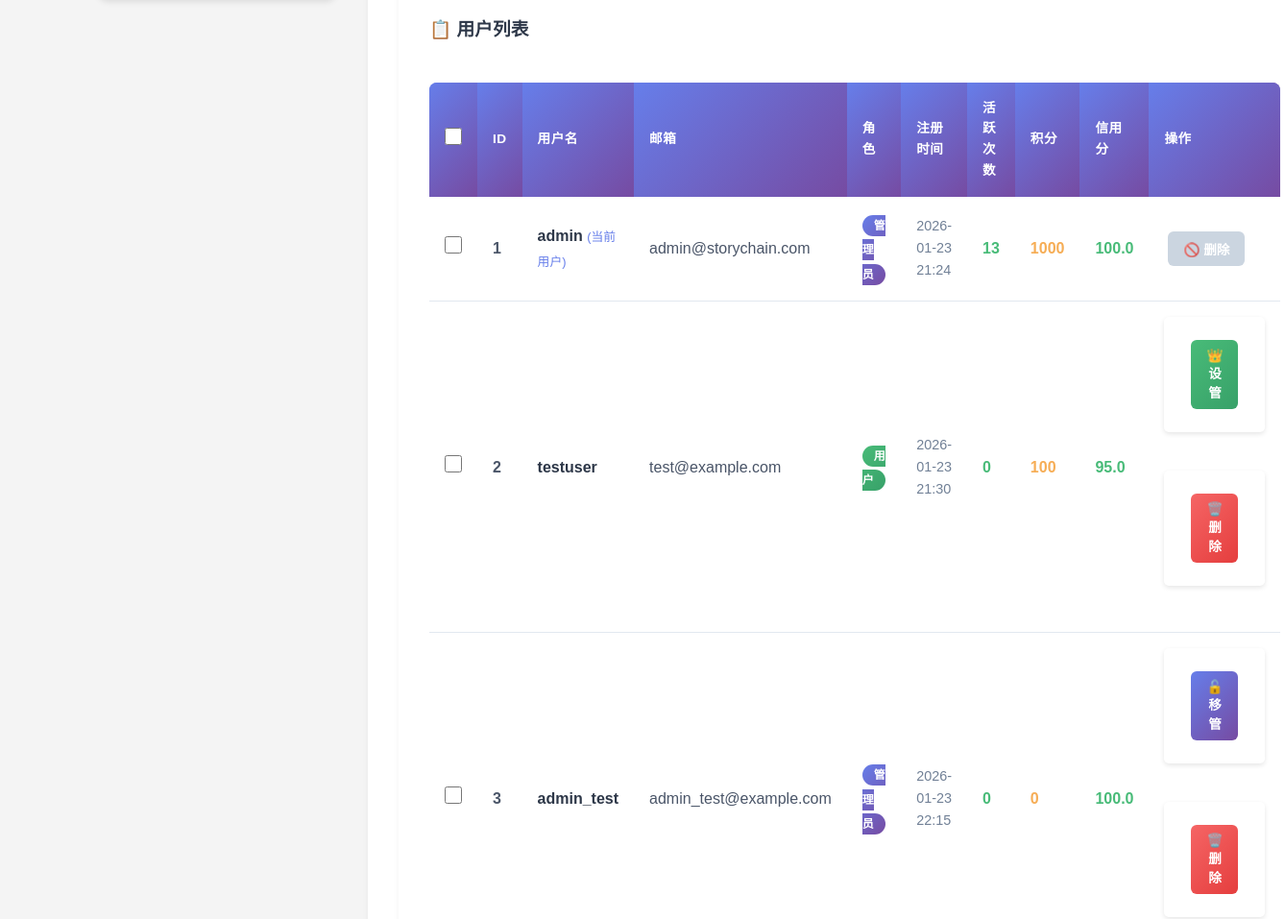
/admin/users (signed in, middle part), run on an earlier commit of the app's database.
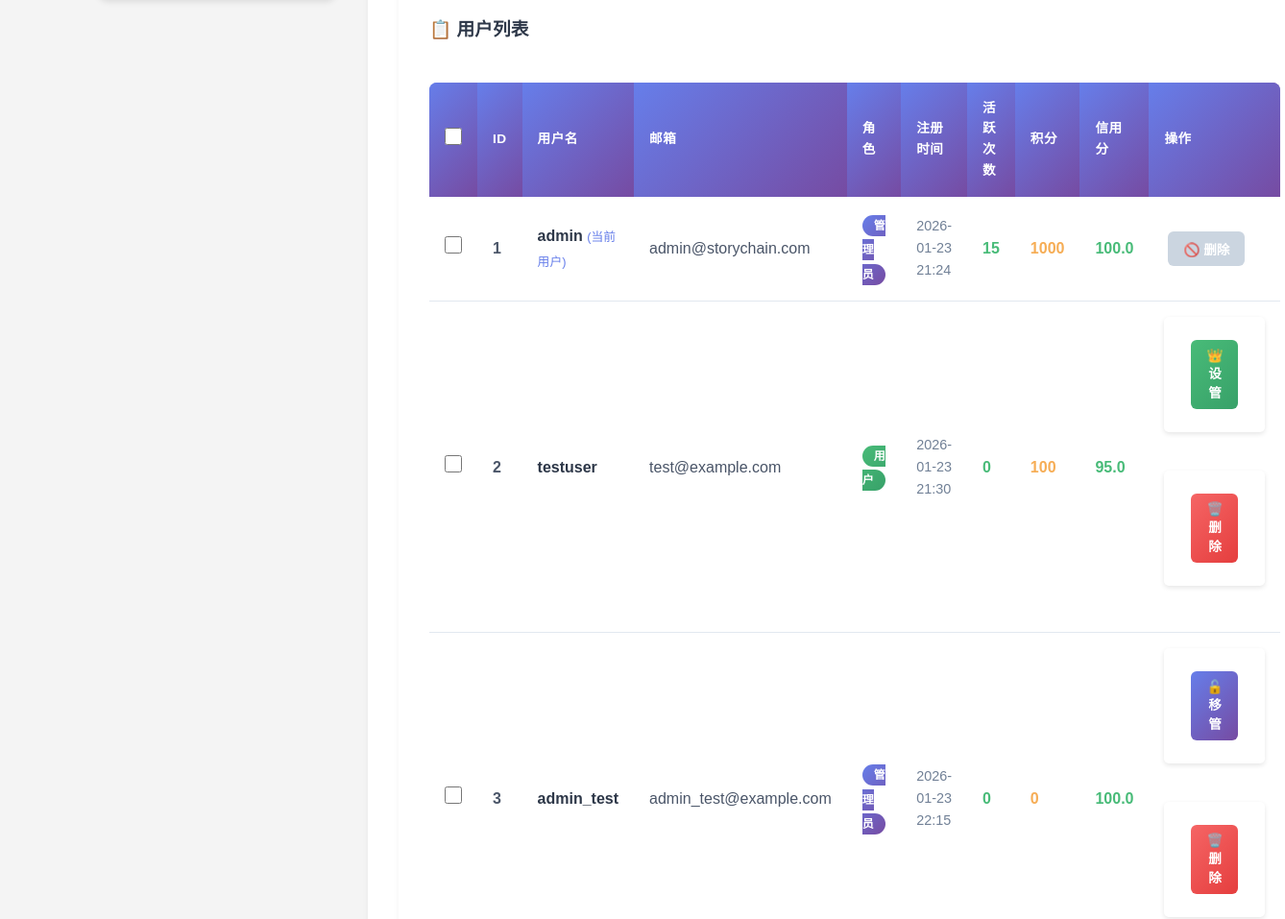
And on a later commit of the database.
### database.py (models this page shows)
class UserDB(Base):
    __tablename__ = "users"
    id = Column(Integer, primary_key=True, index=True)
    username = Column(String(50), unique=True, index=True, nullable=False)
    email = Column(String(100), unique=True, index=True, nullable=False)
    password_hash = Column(String(255), nullable=False)
    role = Column(String(20), default="user")
    registered_at = Column(DateTime, default=datetime.now)
    active_count = Column(Integer, default=0)
    points = Column(Integer, default=0)
    credit = Column(Float, default=100.0)
    stories = relationship("StoryDB", back_populates="author")
    chapters = relationship("StoryChapterDB", back_populates="author")
    chapter_comments = relationship("ChapterCommentDB", back_populates="author")
    discussions = relationship("DiscussionDB", back_populates="author")
    discussion_comments = relationship("DiscussionCommentDB", back_populates="author")

### routers/admin.py (the view)
@router.get("/admin/users", response_class=HTMLResponse)
async def admin_users(
    request: Request,
    db: Session = Depends(get_db),
    current_user: UserDB = Depends(require_admin)
):
    if not current_user:
        return RedirectResponse(url="/login", status_code=303)
    users = get_all_users(db)
    return templates.TemplateResponse(
        "admin_users.html",
        {
            "request": request,
            "current_user": current_user,
            "users": users
        }
    )

### templates/admin_users.html (shortened to what this page needs)
{% extends "admin_base.html" %}
{% block content %}
    {% if users %}
        <div style="background: white; padding: 2rem; border-radius: 12px; box-shadow: 0 4px 6px rgba(0, 0, 0, 0.05); margin-bottom: 2rem;">
            <h3 style="margin-bottom: 1.5rem; color: #2d3748;">📋 用户列表</h3>
            <div style="overflow-x: auto;">
                <table class="admin-table">
                    <thead>
                        <tr>
                            <th>ID</th>
                            <th>用户名</th>
                            <th>邮箱</th>
                            <th>角色</th>
                            <th>注册时间</th>
                            <th>活跃次数</th>
                            <th>积分</th>
                            <th>信用分</th>
                            <th>操作</th>
                        </tr>
                    </thead>
                    <tbody>
                        {% for user in users %}
                        <tr>
                            <td><strong>{{ user.id }}</strong></td>
                            <td>
                                <strong style="color: #2d3748;">{{ user.username }}</strong>
                                {% if user.username == current_user.username %}
                                    <span style="color: #667eea; font-size: 0.8rem;">(当前用户)</span>
                                {% endif %}
                            </td>
                            <td style="color: #4a5568;">{{ user.email }}</td>
                            <td>
                                <span class="role-badge role-{{ user.role }}">
                                    {{ "管理员" if user.role == "admin" else "用户" }}
                                </span>
                            </td>
                            <td style="color: #718096; font-size: 0.9rem;">
                                {{ user.registered_at.strftime('%Y-%m-%d %H:%M') }}
                            </td>
                            <td>
                                <span style="color: #48bb78; font-weight: 600;">{{ user.active_count }}</span>
                            </td>
                            <td>
                                <span style="color: #f6ad55; font-weight: 600;">{{ user.points }}</span>
                            </td>
                            <td>
                                <span style="color: {% if user.credit >= 80 %}#48bb78{% elif user.credit >= 60 %}#f6ad55{% else %}#f56565{% endif %}; font-weight: 600;">
                                    {{ "%.1f"|format(user.credit) }}
                                </span>
                            </td>
                            <td>
                                <div style="display: flex; gap: 0.5rem; flex-wrap: wrap;">
                                    {% if user.role == "user" %}
                                        <form action="/admin/make_admin/{{ user.id }}" method="post" style="display: inline;">
                                            <button type="submit" class="btn-admin btn-admin-success"
                                                    onclick="return confirm('确定要将 {{ user.username }} 设置为管理员吗？')"
                                                    title="设置为管理员">
                                                👑 设管
                                            </button>
                                        </form>
                                    {% else %}
                                        {% if user.username != current_user.username %}
                                            <form action="/admin/remove_admin/{{ user.id }}" method="post" style="display: inline;">
                                                <button type="submit" class="btn-admin btn-admin-primary"
                                                        onclick="return confirm('确定要移除 {{ user.username }} 的管理员权限吗？')"
                                                        title="移除管理员权限">
                                                    🔓 移管
                                                </button>
                                            </form>
                                        {% endif %}
                                    {% endif %}
                                    {% if user.username != current_user.username %}
                                        <form action="/admin/delete/user/{{ user.id }}" method="post" style="display: inline;">
                                            <button type="submit" class="btn-admin btn-admin-danger"
                                                    onclick="return confirm('确定要删除用户 {{ user.username }} 吗？此操作不可恢复！')"
                                                    title="删除用户">
                                                🗑️ 删除
                                            </button>
                                        </form>
                                    {% else %}
                                        <button class="btn-admin" disabled title="不能删除当前用户" style="background: #cbd5e0; color: white;">
                                            🚫 删除
                                        </button>
                                    {% endif %}
                                </div>
                            </td>
                        </tr>
                        {% endfor %}
                    </tbody>
                </table>
            </div>
        </div>
    {% else %}
        <div style="background: white; padding: 3rem; border-radius: 12px; box-shadow: 0 4px 6px rgba(0, 0, 0, 0.05); text-align: center;">
            <div style="font-size: 4rem; margin-bottom: 1rem;">👥</div>
            <h3 style="color: #4a5568; margin-bottom: 1rem;">暂无用户</h3>
            <p style="color: #718096;">系统中还没有任何用户注册。</p>
        </div>
    {% endif %}
{% endblock %}

### templates/admin_base.html (shortened to what this page needs)
<!DOCTYPE html>
<html lang="zh-CN">
<head>
    <link rel="stylesheet" href="{{ url_for('static', path='/css/styles.css') }}">
</head>
<body>
    <div class="admin-container">
        <main class="admin-main">
            {% block content %}{% endblock %}
        </main>
    </div>
</body>
</html>

### static/css/styles.css (style rules this page uses)
* { margin: 0; padding: 0; box-sizing: border-box; }
body { font-family: Arial, sans-serif; line-height: 1.6; color: #333; background-color: #f4f4f4; }
main { max-width: 1200px; margin: 0 auto; padding: 2rem; }
form { background-color: #fff; padding: 1.5rem; border-radius: 5px; box-shadow: 0 2px 5px rgba(0, 0, 0, 0.1); margin-bottom: 2rem; }
form button { background-color: #333; color: #fff; padding: 0.5rem 1rem; border: none; border-radius: 3px; cursor: pointer; }
.admin-table { width: 100%; background-color: white; border-radius: 8px; overflow: hidden; box-shadow: 0 2px 4px rgba(0, 0, 0, 0.1); border-collapse: separate; border-spacing: 0; }
.admin-table th { background: linear-gradient(135deg, #667eea 0%, #764ba2 100%); color: white; padding: 1rem; text-align: left; font-weight: 600; text-transform: uppercase; font-size: 0.85rem; letter-spacing: 0.5px; }
.admin-table td { padding: 1rem; border-bottom: 1px solid #e2e8f0; color: #4a5568; }
.admin-table tr:last-child td { border-bottom: none; }
.btn-admin { padding: 0.5rem 1rem; border: none; border-radius: 6px; font-size: 0.85rem; font-weight: 600; cursor: pointer; transition: all 0.3s ease; text-decoration: none; display: inline-block; margin: 0 0.25rem; }
.btn-admin-primary { background: linear-gradient(135deg, #667eea 0%, #764ba2 100%); color: white; }
.btn-admin-danger { background: linear-gradient(135deg, #f56565 0%, #e53e3e 100%); color: white; }
.btn-admin-success { background: linear-gradient(135deg, #48bb78 0%, #38a169 100%); color: white; }
.role-badge { padding: 0.25rem 0.75rem; border-radius: 20px; font-size: 0.75rem; font-weight: 600; text-transform: uppercase; letter-spacing: 0.5px; }
.role-admin { background: linear-gradient(135deg, #667eea 0%, #764ba2 100%); color: white; }
.role-user { background: linear-gradient(135deg, #48bb78 0%, #38a169 100%); color: white; }

### templates/admin_base.html (style rules this page uses)
.admin-container { display: grid; grid-template-columns: 250px 1fr; gap: 2rem; max-width: 1200px; margin: 0 auto; padding: 2rem; }
.admin-main { background-color: white; padding: 2rem; border-radius: 12px; box-shadow: 0 4px 6px rgba(0, 0, 0, 0.05); }

What changed in the data, as far as the page shows it:
changed UserDB "admin": active_count "13" → "15"
